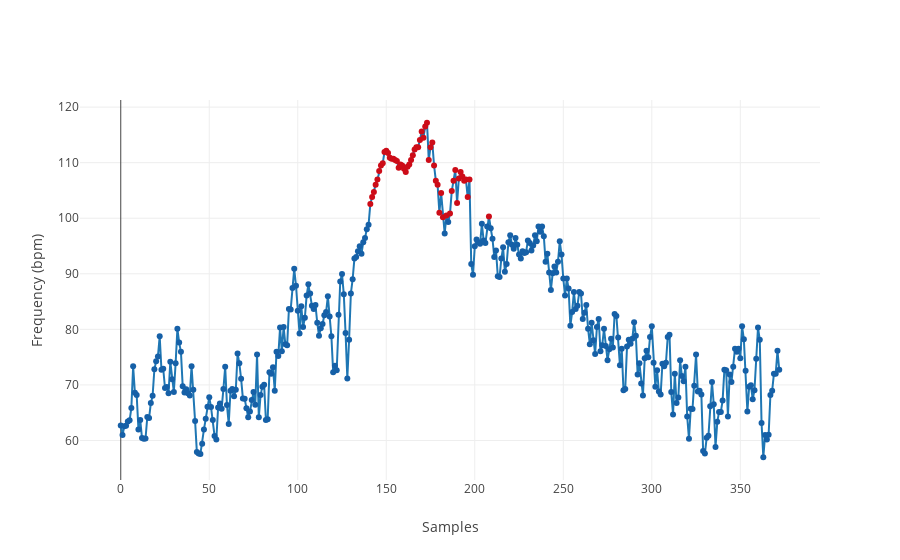

Notebook cell for this chart:
### Code cell
# Plotting tachycardia

axis_x = np.linspace(0, (len(bpm_values))-1, len(bpm_values))
axis_y = bpm_values

colors = []
for i in range(len(bpm_values)):
    colors.append('rgb(22, 96, 167)')

for i in range(len(bpm_values)):
    if bpm_values[i] > 100:
        colors[i] = str('rgb(205, 12, 24)')


trace = go.Scatter(
    x = axis_x,
    y = axis_y,
    mode='lines+markers',
    marker=dict(color=(colors))
)
layout = go.Layout(
    xaxis=dict(
        title='Samples'
        ),
    yaxis=dict(
        title='Frequency (bpm)'
        )
)

data = [trace]
fig = go.Figure(data=data, layout=layout)

iplot(fig, filename='basic-line')

### Figure 1 — Plotly figure (JSON) as saved in the notebook; plotly's stock layout.template omitted (floating-point values rounded to 4 significant figures; data arrays with more than 128 entries replaced by an {"elided": "..."} marker saying what was removed)
{"data": [{"marker": {"color": {"elided": "373 str values"}}, "mode": "lines+markers", "type": "scatter", "x": {"elided": "373 int values"}, "y": {"elided": "373 float values"}}], "layout": {"xaxis": {"title": "Samples"}, "yaxis": {"title": "Frequency (bpm)"}}}
